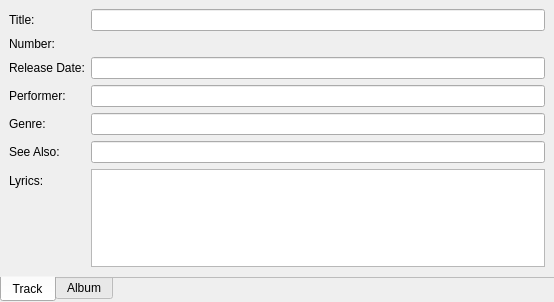
<?xml version="1.0" encoding="UTF-8"?>
<ui version="4.0">
 <class>MusicWidget</class>
 <widget class="QWidget" name="MusicWidget">
  <property name="geometry">
   <rect>
    <x>0</x>
    <y>0</y>
    <width>554</width>
    <height>302</height>
   </rect>
  </property>
  <property name="windowTitle">
   <string/>
  </property>
  <layout class="QVBoxLayout" name="verticalLayout">
   <property name="margin">
    <number>0</number>
   </property>
   <item>
    <widget class="QTabWidget" name="tabWidget">
     <property name="tabPosition">
      <enum>QTabWidget::South</enum>
     </property>
     <property name="currentIndex">
      <number>0</number>
     </property>
     <property name="documentMode">
      <bool>true</bool>
     </property>
     <widget class="QWidget" name="tabTrack">
      <attribute name="title">
       <string>Track</string>
      </attribute>
      <layout class="QVBoxLayout" name="verticalLayout_3">
       <item>
        <widget class="QScrollArea" name="scrollArea_2">
         <property name="frameShape">
          <enum>QFrame::NoFrame</enum>
         </property>
         <property name="widgetResizable">
          <bool>true</bool>
         </property>
         <widget class="QWidget" name="scrollAreaWidgetContents_2">
          <property name="geometry">
           <rect>
            <x>0</x>
            <y>0</y>
            <width>546</width>
            <height>265</height>
           </rect>
          </property>
          <layout class="QFormLayout" name="formLayout">
           <property name="margin">
            <number>0</number>
           </property>
           <item row="0" column="0">
            <widget class="QLabel" name="label_5">
             <property name="text">
              <string>Title:</string>
             </property>
            </widget>
           </item>
           <item row="0" column="1">
            <widget class="KLineEdit" name="editTrackName"/>
           </item>
           <item row="1" column="0">
            <widget class="QLabel" name="label_6">
             <property name="text">
              <string>Number:</string>
             </property>
            </widget>
           </item>
           <item row="1" column="1">
            <widget class="KIntNumInput" name="editTrackNumber"/>
           </item>
           <item row="2" column="0">
            <widget class="QLabel" name="label_7">
             <property name="text">
              <string>Release Date:</string>
             </property>
            </widget>
           </item>
           <item row="2" column="1">
            <widget class="KLineEdit" name="editTrackReleaseDate"/>
           </item>
           <item row="3" column="0">
            <widget class="QLabel" name="label_8">
             <property name="text">
              <string>Performer:</string>
             </property>
            </widget>
           </item>
           <item row="3" column="1">
            <widget class="KLineEdit" name="editTrackPerformer"/>
           </item>
           <item row="4" column="0">
            <widget class="QLabel" name="label_9">
             <property name="text">
              <string>Genre:</string>
             </property>
            </widget>
           </item>
           <item row="4" column="1">
            <widget class="KLineEdit" name="editTrackGenre"/>
           </item>
           <item row="5" column="0">
            <widget class="QLabel" name="label_10">
             <property name="text">
              <string>See Also:</string>
             </property>
            </widget>
           </item>
           <item row="5" column="1">
            <widget class="KLineEdit" name="editTrackSeeAlso"/>
           </item>
           <item row="6" column="0">
            <widget class="QLabel" name="label_11">
             <property name="text">
              <string>Lyrics:</string>
             </property>
            </widget>
           </item>
           <item row="6" column="1">
            <widget class="KTextEdit" name="editTrackLyrics"/>
           </item>
          </layout>
         </widget>
        </widget>
       </item>
      </layout>
     </widget>
     <widget class="QWidget" name="tabAlbum">
      <attribute name="title">
       <string>Album</string>
      </attribute>
      <layout class="QVBoxLayout" name="verticalLayout_2">
       <item>
        <widget class="QScrollArea" name="scrollArea">
         <property name="frameShape">
          <enum>QFrame::NoFrame</enum>
         </property>
         <property name="widgetResizable">
          <bool>true</bool>
         </property>
         <widget class="QWidget" name="scrollAreaWidgetContents">
          <property name="geometry">
           <rect>
            <x>0</x>
            <y>0</y>
            <width>546</width>
            <height>265</height>
           </rect>
          </property>
          <layout class="QFormLayout" name="formLayout_2">
           <property name="margin">
            <number>0</number>
           </property>
           <item row="0" column="0">
            <widget class="QLabel" name="labelAlbumPerformer">
             <property name="text">
              <string>Performer:</string>
             </property>
            </widget>
           </item>
           <item row="0" column="1">
            <widget class="KLineEdit" name="editAlbumPerformer"/>
           </item>
           <item row="1" column="0">
            <widget class="QLabel" name="labelAlbumName">
             <property name="text">
              <string>Name:</string>
             </property>
            </widget>
           </item>
           <item row="1" column="1">
            <widget class="KLineEdit" name="editAlbumName"/>
           </item>
           <item row="2" column="0">
            <widget class="QLabel" name="labelAlbumCover">
             <property name="text">
              <string>Cover:</string>
             </property>
            </widget>
           </item>
           <item row="2" column="1">
            <widget class="KLineEdit" name="editAlbumCover"/>
           </item>
           <item row="3" column="0">
            <widget class="QLabel" name="labelAlbumTracks">
             <property name="text">
              <string>Tracks:</string>
             </property>
            </widget>
           </item>
           <item row="3" column="1">
            <widget class="KIntNumInput" name="editAlbumTracks"/>
           </item>
          </layout>
         </widget>
        </widget>
       </item>
      </layout>
     </widget>
    </widget>
   </item>
  </layout>
 </widget>
 <customwidgets>
  <customwidget>
   <class>KLineEdit</class>
   <extends>QLineEdit</extends>
   <header>klineedit.h</header>
  </customwidget>
  <customwidget>
   <class>KTextEdit</class>
   <extends>QTextEdit</extends>
   <header>ktextedit.h</header>
  </customwidget>
  <customwidget>
   <class>KIntNumInput</class>
   <extends>QWidget</extends>
   <header>knuminput.h</header>
  </customwidget>
 </customwidgets>
 <resources/>
 <connections/>
</ui>
